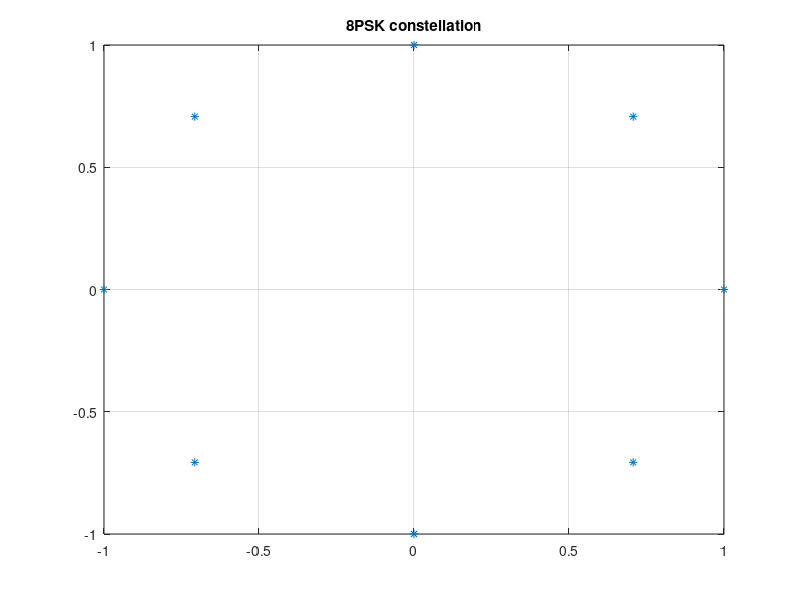

Reproduce this figure in MATLAB. (Note: this script raises an error after producing the figure.)
clc;
close all;
clear all;
TimeSlot=2e-3; %Transmit time duration
SNR = 18; %Signal to noise ratio
Rs = 185e3; % symbol rate
a=[1+0i 1/sqrt(2)+1i*1/sqrt(2) 1i -1/sqrt(2)+1i*1/sqrt(2) -1 -1/sqrt(2)-1i*1/sqrt(2) -1i 1/sqrt(2)-1i*1/sqrt(2) ];
Ak = a(randi(8,20000,1)); % 8 PSK sequence of 1000 samples
figure(1); plot(real(a),imag(a),'*'); title('8PSK constellation'); grid;

%% Channel creation and channel modelling
Rsym = Rs; M = 8;                  % Input symbol rate
Rbit = Rsym * log2(M);      % Input bit rate
Nos = 1;                    % Oversampling factor
ts = (1/Rsym) / Nos; 
disp(1)% Input sample period
disp(ts)
v = 60 * 1e3/3600;         % Mobile speed (m/s)
fc = 180e6;                % Carrier frequency
c = 3e8;                    % Speed of light in free space
% fd = v*fc/c;                % Maximum Doppler shift of diffuse component
fd=.1;
kFactor = 0.87/0.13;    % Note: we use the value from 3GPP TS 45.005 V7.9.0
fdLOS = 0.7 * fd;
RAx4PathDelays = [0.0 0.2 0.4 0.6 0.8] * 1e-5; %These values are not accurate only for trail.
RAx4AvgPathGaindB = [0 -2 -10 -20 -22];%These values are not accurate only for trail.
chan = ricianchan(ts, fd, kFactor, RAx4PathDelays, RAx4AvgPathGaindB, fdLOS)
disp(0)
10*log10((abs(chan.PathGains)).^2)
disp(0)
% This setting is needed to store quantities used by the channel
% visualization tool.
chan.StoreHistory = 1;
% After each frame is processed, the channel is not reset: this is
% necessary to preserve continuity across frames.
chan.ResetBeforeFiltering = 0;
% This setting makes the total average power of all path gains be
% equal to 1.
chan.NormalizePathGains = 1; Nframes = 1;
Nsamples=TimeSlot*(Rsym)*Nos;
%%
%%Channel Addition
chan.PathGains
Rk = filter(chan, Ak);
plot(chan);
noise = (1/sqrt(2))*(randn(size(Rk)) + 1j*randn(size(Rk))); %Initial noise vector
P_s = var(Rk); % Signal power
P_n = var(noise); % Noise power
% Defining noise scaling factor based on the desired SNR:
noise_scaling_factor = sqrt(P_s/P_n./10.^(SNR./10)); 
Rk_noisy=Rk+noise*noise_scaling_factor; % Received signal
figure(2);  plot(real(Rk),imag(Rk),'*');legend('Received constellation')
%%
hTap=11;%Channel Taps
beta = 0.001; % step-size of the algorithm
c_LMS = zeros(hTap,1); % equalizer coefficients, initializations
for i = (hTap+1)/2:length(Rk_noisy)-(hTap-1)/2 
rk = flipud(Rk_noisy(i-(hTap-1)/2 :i+(hTap-1)/2).'); % Received signal vector
Ek(i) = Ak(i) - c_LMS.'*rk; % Error signal, we assume a known symbol sequence
c_LMS = c_LMS + beta*Ek(i)*conj(rk); % LMS update !
end
%% MSE Equaliz%%%%%%%%%%%%%%%%%%%%%%%LMS Algorithm%%%%%%%%%%%%%%%% 
% Initialization
FII = zeros(hTap,hTap); % Autocorrelation Matrix initialization
alfa = zeros(hTap,1); % Cross-correlation vector initialization
% Estimating FII and alfa using sample estimates based on training symbols
% Notice that here we use all the generated data as training symbols
for i = (hTap+1)/2:length(Rk_noisy)-(hTap-1)/2 %16:length(Rk_noisy)-15, 
% rk = flipud(Rk_noisy(i-15:i+15).'); % Received signal vector
rk = flipud(Rk_noisy(i-(hTap-1)/2 :i+(hTap-1)/2).'); % Received signal vector
FII = FII + rk*conj(rk).'; % Autocorrelation matrix
alfa = alfa + Ak(i)*conj(rk); 
end
% FII
FII = FII/(length(Rk_noisy)-(hTap-1)); % Final sample estimate of the autocorrelation matrix
alfa = alfa/(length(Rk_noisy)-(hTap-1)); % Final sample estimate of the cross-correlation vector
c_MSE = inv(conj(FII))*alfa; % Equalizer coefficients
%%
% Plotting
figure(3);
subplot(121);
y_LMS=filter(c_LMS,1,Rk);
plot(y_LMS,'rx'); 
title('LMS Equalized Constellation');
grid on;
subplot(122);
y_MSE=filter(c_MSE,1,Rk);
plot(y_MSE((hTap+1)/2:end),'rx');
title('MSE Equalized Constellation');
grid on;